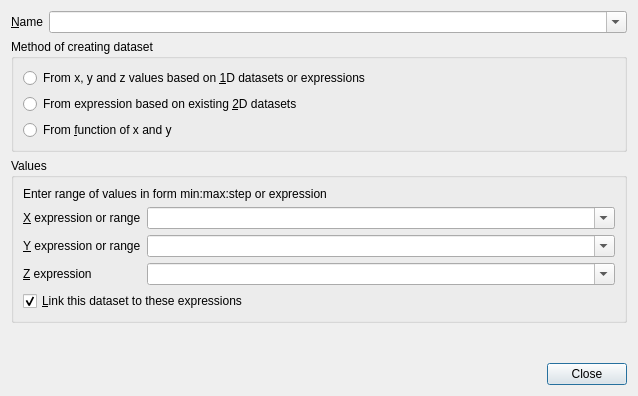
<?xml version="1.0" encoding="UTF-8"?>
<ui version="4.0">
 <class>DataCreate2D</class>
 <widget class="QDialog" name="DataCreate2D">
  <property name="geometry">
   <rect>
    <x>0</x>
    <y>0</y>
    <width>638</width>
    <height>396</height>
   </rect>
  </property>
  <property name="windowTitle">
   <string>Create 2D dataset</string>
  </property>
  <layout class="QVBoxLayout">
   <item>
    <layout class="QHBoxLayout">
     <item>
      <widget class="QLabel" name="label">
       <property name="text">
        <string>&amp;Name</string>
       </property>
       <property name="buddy">
        <cstring>namecombo</cstring>
       </property>
      </widget>
     </item>
     <item>
      <widget class="QComboBox" name="namecombo">
       <property name="sizePolicy">
        <sizepolicy hsizetype="Expanding" vsizetype="Fixed">
         <horstretch>0</horstretch>
         <verstretch>0</verstretch>
        </sizepolicy>
       </property>
       <property name="editable">
        <bool>true</bool>
       </property>
      </widget>
     </item>
    </layout>
   </item>
   <item>
    <widget class="QGroupBox" name="groupBox">
     <property name="title">
      <string>Method of creating dataset</string>
     </property>
     <layout class="QVBoxLayout">
      <item>
       <widget class="QRadioButton" name="fromxyzexpr">
        <property name="text">
         <string>From x, y and z values based on &amp;1D datasets or expressions</string>
        </property>
       </widget>
      </item>
      <item>
       <widget class="QRadioButton" name="from2dexpr">
        <property name="text">
         <string>From expression based on existing &amp;2D datasets</string>
        </property>
       </widget>
      </item>
      <item>
       <widget class="QRadioButton" name="fromxyfunc">
        <property name="text">
         <string>From &amp;function of x and y</string>
        </property>
       </widget>
      </item>
     </layout>
    </widget>
   </item>
   <item>
    <widget class="QGroupBox" name="groupBox_2">
     <property name="title">
      <string>Values</string>
     </property>
     <layout class="QVBoxLayout">
      <item>
       <widget class="QLabel" name="label_8">
        <property name="text">
         <string>Enter range of values in form min:max:step or expression</string>
        </property>
       </widget>
      </item>
      <item>
       <layout class="QGridLayout">
        <item row="0" column="0">
         <widget class="QLabel" name="label_2">
          <property name="text">
           <string>&amp;X expression or range</string>
          </property>
          <property name="buddy">
           <cstring>xexprcombo</cstring>
          </property>
         </widget>
        </item>
        <item row="0" column="1">
         <widget class="QComboBox" name="xexprcombo">
          <property name="sizePolicy">
           <sizepolicy hsizetype="Expanding" vsizetype="Fixed">
            <horstretch>0</horstretch>
            <verstretch>0</verstretch>
           </sizepolicy>
          </property>
          <property name="editable">
           <bool>true</bool>
          </property>
         </widget>
        </item>
        <item row="1" column="0">
         <widget class="QLabel" name="label_3">
          <property name="text">
           <string>&amp;Y expression or range</string>
          </property>
          <property name="buddy">
           <cstring>yexprcombo</cstring>
          </property>
         </widget>
        </item>
        <item row="1" column="1">
         <widget class="QComboBox" name="yexprcombo">
          <property name="sizePolicy">
           <sizepolicy hsizetype="Expanding" vsizetype="Fixed">
            <horstretch>0</horstretch>
            <verstretch>0</verstretch>
           </sizepolicy>
          </property>
          <property name="editable">
           <bool>true</bool>
          </property>
         </widget>
        </item>
        <item row="2" column="0">
         <widget class="QLabel" name="label_4">
          <property name="text">
           <string>&amp;Z expression</string>
          </property>
          <property name="buddy">
           <cstring>zexprcombo</cstring>
          </property>
         </widget>
        </item>
        <item row="2" column="1">
         <widget class="QComboBox" name="zexprcombo">
          <property name="sizePolicy">
           <sizepolicy hsizetype="Expanding" vsizetype="Fixed">
            <horstretch>0</horstretch>
            <verstretch>0</verstretch>
           </sizepolicy>
          </property>
          <property name="editable">
           <bool>true</bool>
          </property>
         </widget>
        </item>
       </layout>
      </item>
      <item>
       <widget class="QCheckBox" name="linkcheckbox">
        <property name="text">
         <string>&amp;Link this dataset to these expressions</string>
        </property>
        <property name="checked">
         <bool>true</bool>
        </property>
       </widget>
      </item>
     </layout>
    </widget>
   </item>
   <item>
    <widget class="QLabel" name="notifylabel">
     <property name="text">
      <string/>
     </property>
    </widget>
   </item>
   <item>
    <widget class="QDialogButtonBox" name="buttonBox">
     <property name="standardButtons">
      <set>QDialogButtonBox::Close</set>
     </property>
    </widget>
   </item>
  </layout>
 </widget>
 <resources/>
 <connections>
  <connection>
   <sender>buttonBox</sender>
   <signal>rejected()</signal>
   <receiver>DataCreate2D</receiver>
   <slot>close()</slot>
   <hints>
    <hint type="sourcelabel">
     <x>318</x>
     <y>383</y>
    </hint>
    <hint type="destinationlabel">
     <x>318</x>
     <y>199</y>
    </hint>
   </hints>
  </connection>
 </connections>
</ui>
